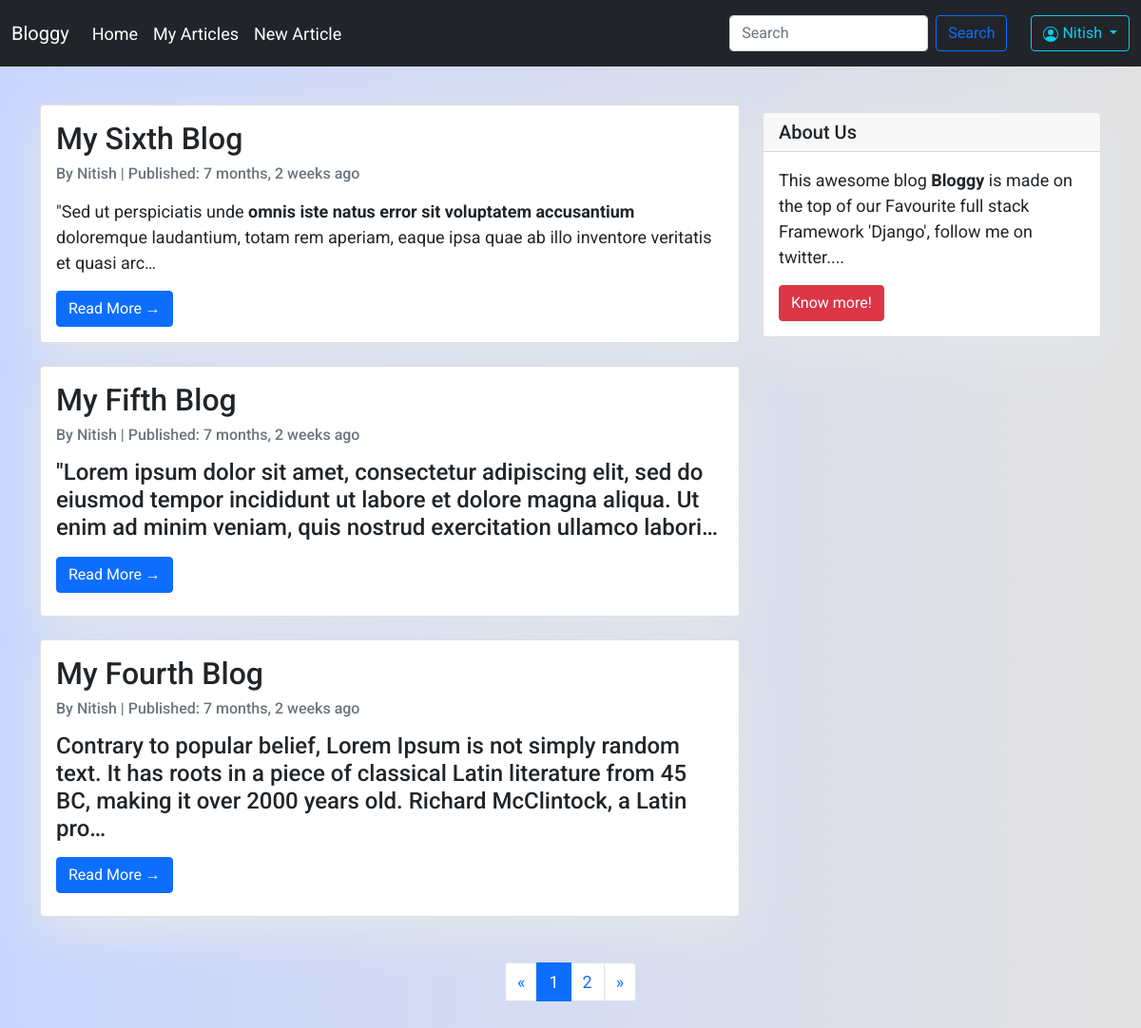
Screenshot of /my_articles (signed in) with the database file from the repository.
### articles/models.py (models this page shows, shortened)
class Post(models.Model):
    author = models.ForeignKey(User, on_delete=models.CASCADE, null=True, blank=True)
    title = models.CharField(max_length=100)
    description = RichTextField()
    image = models.ImageField(upload_to='thubmnails')
    slug = models.SlugField(max_length=100, unique=True, null=True, blank=True)
    published_at = models.DateTimeField(auto_now_add=True)
    updated_at = models.DateTimeField(auto_now=True)
    class Meta:
        ordering = ('-published_at',)
    def get_absolute_url(self):
        return reverse('post_detail', args=[self.slug])

### articles/views.py (the view)
# urls.py: path('my_articles', my_articles, name='my_articles'),
@login_required(login_url=settings.LOGIN_URL)
def my_articles(request):
    article_list = Post.objects.all().filter(author=request.user)
    paginator = Paginator(article_list, 3)
    page = request.GET.get('page')
    try:
        articles = paginator.page(page)
    except PageNotAnInteger:
        articles = paginator.page(1)
    except EmptyPage:
        articles = paginator.page(paginator.num_pages)
    context = {
        'articles': articles,
    }
    return render(request, 'articles/my_articles.html', context)

### templates/articles/my_articles.html (shortened to what this page needs)
{% extends 'base.html' %}
{% block content %}
{% load humanize %}
{% if articles|length < 1 %}
<h2 class="text-center">Nothing To Display.</h2>
{% else %}
<div class="container">
    <div class="row">
        <div class="col-md-8 mt-3 left">
            {% for article in articles %}
            <div class="card mb-4">
                <div class="card-body">
                    <h2 class="card-title">{{ article.title }}</h2>
                    <p class="card-text text-muted h6">By {{ article.author }} | Published: {{ article.published_at | naturaltime }}</p> </p>
                    <p class="card-text">{{article.description|truncatechars:200|safe }}</p>
                    <a href="{{ article.get_absolute_url }}" class="btn btn-primary">Read More &rarr;</a>
                </div>
            </div>
            {% endfor %}
        </div>
        {% block sidebar %} {% include 'snippets/sidebar.html' %} {% endblock sidebar %}
    </div>
</div>
{% endif %}
{% if articles.has_other_pages %}
<ul class="pagination d-flex justify-content-center my-4">
    {% if articles.has_previous %}
    <li class="page-item"><a class="page-link" href="?page={{ articles.previous_page_number }}">&laquo;</a></li>
    {% else %}
    <li class="disabled"><a class="page-link disabled"><span>&laquo;</span></a></li>
    {% endif %}
    {% for i in articles.paginator.page_range %}
    {% if articles.number == i %}
    <li class="page-item active"><a class="page-link" href="?page={{ i}}">{{ i }} </a></li>
    {% else %}
    <li class="page-item"><a class="page-link" href="?page={{ i }}">{{ i }}</a></li>
    {% endif %}
    {% endfor %}
    {% if articles.has_next %}
    <li class="page-item"><a class="page-link" href="?page={{ articles.next_page_number }}">&raquo;</a></li>
    {% else %}
    <li class="disabled"><a class="page-link disabled"><span>&raquo;</span></a></li>
    {% endif %}
</ul>
{% endif %}
{% endblock %}

### templates/base.html (shortened to what this page needs)
<!DOCTYPE html>
<html lang="en">
<head>
    <link href="https://cdn.jsdelivr.net/npm/bootstrap@5.1.1/dist/css/bootstrap.min.css" rel="stylesheet">
</head>
<body>
    <nav class="navbar navbar-expand-lg navbar-dark bg-dark mb-4">
        <div class="container-fluid">
            <a class="navbar-brand" href="/">Bloggy</a>
            <div class="collapse navbar-collapse" id="navbarSupportedContent">
                <ul class="navbar-nav me-auto mb-2 mb-lg-0">
                    <li class="nav-item">
                        <a class="nav-link active" aria-current="page" href="/">Home</a>
                    </li>
                    <li class="nav-item">
                        <a class="nav-link active" aria-current="page" href="{% url 'my_articles' %}">My Articles</a>
                    </li>
                    <li class="nav-item">
                        <a class="nav-link active" href="{% url 'post_create' %}">New Article</a>
                    </li>
                </ul>
                <form method="GET" action="{% url 'search' %}" class="d-flex">
                    <input class="form-control me-2" type="search" placeholder="Search" aria-label="Search" name="query" id="query">
                    <button class="btn btn-outline-primary" type="submit">Search</button>
                </form>
                <div class="d-flex my-2">
                    {% if user.is_authenticated %}
                    <div class="dropdown">
                        <li class="nav-item">
                            <button type="button" class="btn btn-outline-info dropdown-toggle" id="dropdownMenuButton1" data-bs-toggle="dropdown" aria-expanded="false">
                                {{ user.username }}
                            </button>
                        </li>
                    </div>
                    {% endif %}
                </div>
            </div>
        </div>
    </nav>
    {% block content %}{% endblock %}
</body>
</html>

### templates/base.html (style rules this page uses)
body { font-family: "Roboto", sans-serif; margin: 0; padding: 0; height: 100%; font-size: 17px; background: linear-gradient(to right, rgb(201, 214, 255), rgb(226, 226, 226)) !important; }

### templates/articles/my_articles.html (style rules this page uses)
body { font-family: "Roboto", sans-serif; font-size: 18px; background-color: #fdfdfd; }
.card { box-shadow: 0 16px 48px #E3E7EB; }
a.disabled { pointer-events: none; cursor: default; }

### templates/snippets/sidebar.html (style rules this page uses)
.card { box-shadow: 0 16px 48px #E3E7EB; }

### rows the page displays
Post: title "My Sixth Blog", author "Nitish", published_at "7 months, 2 weeks ago", description "\"Sed ut perspiciatis unde omnis iste natus error sit voluptatem accusantium doloremque laudantium, totam rem aperiam, eaque ipsa quae ab illo inventore veritatis et quasi arc…"
Post: title "My Fifth Blog", author "Nitish", published_at "7 months, 2 weeks ago", description "\"Lorem ipsum dolor sit amet, consectetur adipiscing elit, sed do eiusmod tempor incididunt ut labore et dolore magna aliqua. Ut enim ad minim veniam, quis nostrud exercitation ullamco labori…"
Post: title "My Fourth Blog", author "Nitish", published_at "7 months, 2 weeks ago", description "Contrary to popular belief, Lorem Ipsum is not simply random text. It has roots in a piece of classical Latin literature from 45 BC, making it over 2000 years old. Richard McClintock, a Latin pro…"

### other values shown
{{ user.username }} "Nitish"
{{ i }} "1"
{{ i }} "2"
